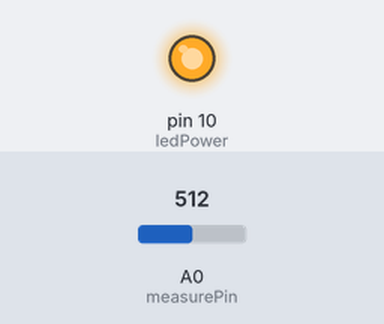
Bench run of a sketch on a simulated Arduino Uno, built with avr-gcc and run on an emulated ATmega328P. Parts: output pins drawn as LEDs (lit = HIGH). Inputs (shaded band) come from the test bench; at power-on: A0 (measurePin) = 512. What the sketch prints to the serial monitor is not drawn.

Above: at 0.1 s.
Timing chart, 0 to 1.6 s (numbered marks = the images above):
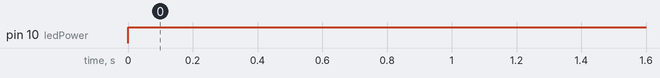

Measured:
- by itself, pin 10 (ledPower): LOW → HIGH at 0.00 s

The sketch:

gp2y10_sketch.ino
```cpp
int measurePin = A0;              //Chân đọc giá trị
int ledPower = 10;                //Chân led IR

unsigned int samplingTime = 280;  //Thời gian chờ
unsigned int deltaTime = 40;
unsigned int sleepTime = 9680;

float voMeasured = 0;             //Giá trị thô (analog)
float calcVoltage = 0;            //Giá trị điện áp
float dustDensity = 0;            //Mật độ bụi

void setup()
{
  Serial.begin(9600);
  pinMode(ledPower,OUTPUT);
}

void loop()
{
  digitalWrite(ledPower,LOW);           //Bật IR
  delayMicroseconds(samplingTime);      //Chờ

  voMeasured = analogRead(measurePin);  //Đọc giá trị vào

  delayMicroseconds(deltaTime);         //Chờ
  digitalWrite(ledPower,HIGH);          //Tắt IR
  delayMicroseconds(sleepTime);         //Chờ

  calcVoltage = voMeasured*(5.0/1024);  //Biến đổi sang dòng điện
  dustDensity = 0.17*calcVoltage-0.1;   //Biến đổi sang mật độ bụi

  if (dustDensity < 0)
  {
    dustDensity = 0.00;
  }

  //Xuất ra Serial
  Serial.println("Giá trị thô (0-1023):");
  Serial.println(voMeasured);

  Serial.println("Điện áp:");
  Serial.println(calcVoltage);

  Serial.println("Mật độ bụi:");
  Serial.println(dustDensity);

  Serial.println("------------");

  delay(1000);
}
```
